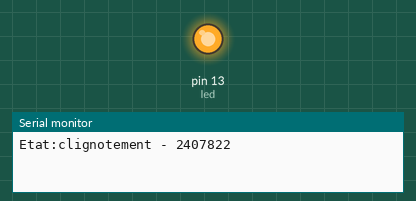
Simulated run of this sketch. Board: Arduino Uno, built with avr-gcc and run on an emulated ATmega328P. On the bench: output pins drawn as LEDs (lit = HIGH), the last lines printed to the serial monitor.

Above: at 0.17 s.
At 7.0 s:
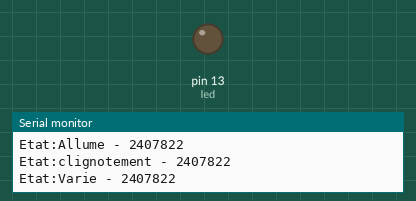
Timing chart, 0 to 7.9 s (numbered marks = the images above):
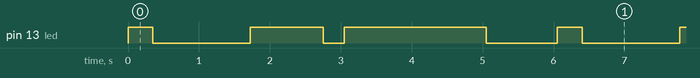

Measured:
- by itself, pin 13 (led): repeats every 6.1 s: LOW 1.4 s, HIGH 1.0 s, LOW 0.30 s, HIGH 2.0 s, LOW 1.0 s, HIGH 0.35 s
- by itself, everything shown: repeats every 6.1 s, in 6 steps

The sketch:

0sx_labo_01.ino
```cpp
//enum EtatAppli {clignotement, allume_eteint, variation};
// NOM: TEMATIO TSAKENG
int led = 13;


void setup() {
  // put your setup code here, to run once:
  Serial.begin(9600);
  pinMode(led, OUTPUT);

}

void loop() {
  // put your main code here, to run repeatedly:


  clignotement();
  variation();
  eteint_allume();
}
void eteint_allume(){
  int firstDelay = 300;
  int secondDelay = 2000;
  int thirdDelay = 1000;

  Serial.println("Etat:Allume - 2407822");
  digitalWrite(led, LOW);
  delay(firstDelay);
  digitalWrite(led,HIGH);
  delay(secondDelay);
  digitalWrite(led, LOW);
  delay(thirdDelay);

}
void variation(){
  int delayTime = 2048;
  int totalVariation = 256;
  int delayPerPeriode = delayTime/totalVariation;


  Serial.println("Etat:Varie - 2407822");
  for (int i = 0; i <= 255; i++) {
      analogWrite(led, i);
      delay(delayPerPeriode);
    }

}

void clignotement (){
  int prevNumber = 2;
  int formula = (prevNumber / 2);
  int delayBlink = 350;

  Serial.println("Etat:clignotement - 2407822");

  for(int i=0; i<formula; i++){
    digitalWrite(led,HIGH);
    delay(delayBlink);
    digitalWrite(led, LOW);
    delay(delayBlink);
 }

}
```
